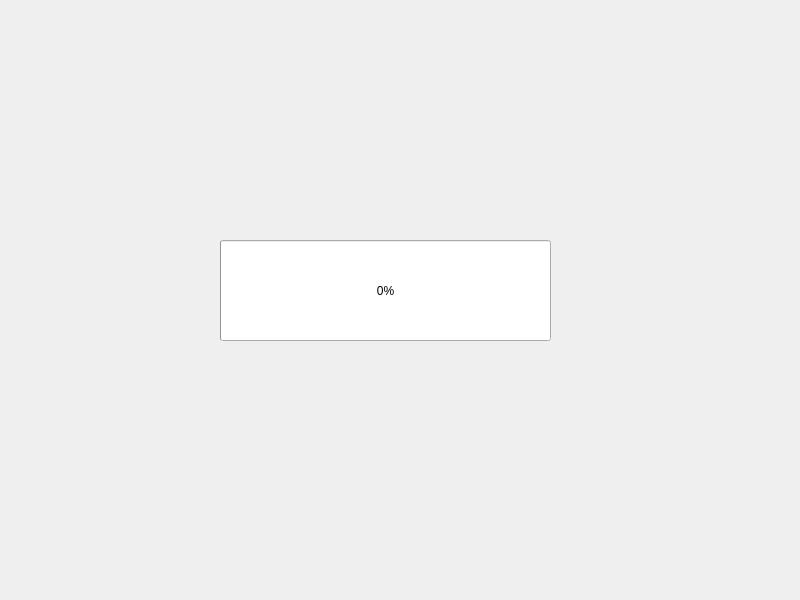
<?xml version="1.0" encoding="UTF-8"?>
<ui version="4.0">
 <class>Widget</class>
 <widget class="QWidget" name="Widget">
  <property name="geometry">
   <rect>
    <x>0</x>
    <y>0</y>
    <width>800</width>
    <height>600</height>
   </rect>
  </property>
  <property name="windowTitle">
   <string>Widget</string>
  </property>
  <widget class="QProgressBar" name="progressBar">
   <property name="geometry">
    <rect>
     <x>220</x>
     <y>240</y>
     <width>331</width>
     <height>101</height>
    </rect>
   </property>
   <property name="value">
    <number>0</number>
   </property>
  </widget>
 </widget>
 <resources/>
 <connections/>
</ui>
